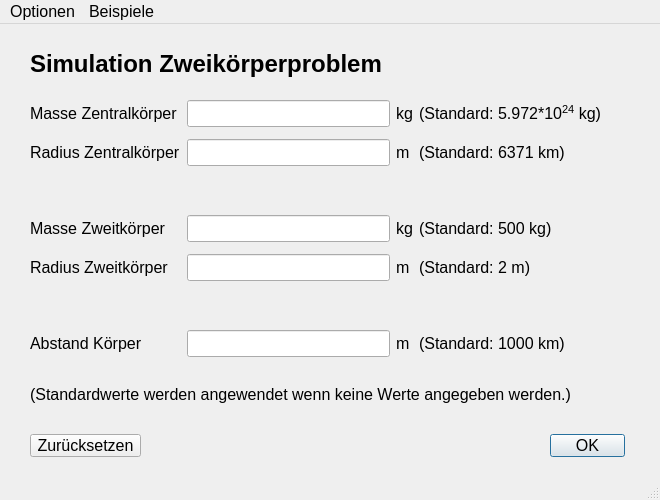
<?xml version="1.0" encoding="UTF-8"?>
<ui version="4.0">
 <class>EntryWindow</class>
 <widget class="QMainWindow" name="EntryWindow">
  <property name="geometry">
   <rect>
    <x>0</x>
    <y>0</y>
    <width>660</width>
    <height>500</height>
   </rect>
  </property>
  <property name="sizePolicy">
   <sizepolicy hsizetype="Expanding" vsizetype="Expanding">
    <horstretch>0</horstretch>
    <verstretch>0</verstretch>
   </sizepolicy>
  </property>
  <property name="minimumSize">
   <size>
    <width>660</width>
    <height>500</height>
   </size>
  </property>
  <property name="maximumSize">
   <size>
    <width>16777215</width>
    <height>16777215</height>
   </size>
  </property>
  <property name="font">
   <font>
    <pointsize>12</pointsize>
   </font>
  </property>
  <property name="windowTitle">
   <string>Eingabe</string>
  </property>
  <widget class="QWidget" name="centralwidget">
   <widget class="QLabel" name="label_13">
    <property name="geometry">
     <rect>
      <x>30</x>
      <y>360</y>
      <width>571</width>
      <height>21</height>
     </rect>
    </property>
    <property name="text">
     <string>&lt;html&gt;&lt;head/&gt;&lt;body&gt;&lt;p&gt;(Standardwerte werden angewendet wenn keine Werte angegeben werden.)&lt;/p&gt;&lt;/body&gt;&lt;/html&gt;</string>
    </property>
   </widget>
   <widget class="QLabel" name="label_17">
    <property name="geometry">
     <rect>
      <x>30</x>
      <y>20</y>
      <width>541</width>
      <height>41</height>
     </rect>
    </property>
    <property name="text">
     <string>&lt;html&gt;&lt;head/&gt;&lt;body&gt;&lt;p&gt;&lt;span style=&quot; font-size:18pt; font-weight:600;&quot;&gt;Simulation Zweikörperproblem&lt;/span&gt;&lt;/p&gt;&lt;/body&gt;&lt;/html&gt;</string>
    </property>
   </widget>
   <widget class="QPushButton" name="b_ok">
    <property name="geometry">
     <rect>
      <x>550</x>
      <y>410</y>
      <width>75</width>
      <height>23</height>
     </rect>
    </property>
    <property name="text">
     <string>OK</string>
    </property>
    <property name="default">
     <bool>true</bool>
    </property>
   </widget>
   <widget class="QPushButton" name="b_reset">
    <property name="geometry">
     <rect>
      <x>30</x>
      <y>410</y>
      <width>111</width>
      <height>23</height>
     </rect>
    </property>
    <property name="text">
     <string>Zurücksetzen</string>
    </property>
   </widget>
   <widget class="QWidget" name="gridLayoutWidget">
    <property name="geometry">
     <rect>
      <x>30</x>
      <y>70</y>
      <width>571</width>
      <height>271</height>
     </rect>
    </property>
    <layout class="QGridLayout" name="gridLayout">
     <item row="4" column="1">
      <widget class="QLineEdit" name="sat_radius"/>
     </item>
     <item row="0" column="2">
      <widget class="QLabel" name="label_6">
       <property name="text">
        <string>&lt;html&gt;&lt;head/&gt;&lt;body&gt;&lt;p&gt;kg&lt;/p&gt;&lt;/body&gt;&lt;/html&gt;</string>
       </property>
      </widget>
     </item>
     <item row="3" column="3">
      <widget class="QLabel" name="label_12">
       <property name="text">
        <string>&lt;html&gt;&lt;head/&gt;&lt;body&gt;&lt;p&gt;(Standard: 500 kg)&lt;/p&gt;&lt;/body&gt;&lt;/html&gt;</string>
       </property>
      </widget>
     </item>
     <item row="6" column="2">
      <widget class="QLabel" name="label_14">
       <property name="text">
        <string>&lt;html&gt;&lt;head/&gt;&lt;body&gt;&lt;p&gt;m&lt;/p&gt;&lt;/body&gt;&lt;/html&gt;</string>
       </property>
      </widget>
     </item>
     <item row="1" column="3">
      <widget class="QLabel" name="label_4">
       <property name="text">
        <string>&lt;html&gt;&lt;head/&gt;&lt;body&gt;&lt;p&gt;(Standard: 6371 km)&lt;/p&gt;&lt;/body&gt;&lt;/html&gt;</string>
       </property>
      </widget>
     </item>
     <item row="3" column="1">
      <widget class="QLineEdit" name="sat_mass"/>
     </item>
     <item row="1" column="0">
      <widget class="QLabel" name="label_3">
       <property name="text">
        <string>Radius Zentralkörper</string>
       </property>
      </widget>
     </item>
     <item row="6" column="0">
      <widget class="QLabel" name="label_16">
       <property name="text">
        <string>Abstand Körper</string>
       </property>
      </widget>
     </item>
     <item row="3" column="0">
      <widget class="QLabel" name="label_2">
       <property name="text">
        <string>Masse Zweitkörper</string>
       </property>
      </widget>
     </item>
     <item row="0" column="0">
      <widget class="QLabel" name="label">
       <property name="text">
        <string>Masse Zentralkörper</string>
       </property>
      </widget>
     </item>
     <item row="4" column="2">
      <widget class="QLabel" name="label_7">
       <property name="text">
        <string>&lt;html&gt;&lt;head/&gt;&lt;body&gt;&lt;p&gt;m&lt;/p&gt;&lt;/body&gt;&lt;/html&gt;</string>
       </property>
      </widget>
     </item>
     <item row="1" column="2">
      <widget class="QLabel" name="label_11">
       <property name="text">
        <string>&lt;html&gt;&lt;head/&gt;&lt;body&gt;&lt;p&gt;m&lt;/p&gt;&lt;/body&gt;&lt;/html&gt;</string>
       </property>
      </widget>
     </item>
     <item row="3" column="2">
      <widget class="QLabel" name="label_10">
       <property name="text">
        <string>&lt;html&gt;&lt;head/&gt;&lt;body&gt;&lt;p&gt;kg&lt;/p&gt;&lt;/body&gt;&lt;/html&gt;</string>
       </property>
      </widget>
     </item>
     <item row="4" column="3">
      <widget class="QLabel" name="label_9">
       <property name="text">
        <string>&lt;html&gt;&lt;head/&gt;&lt;body&gt;&lt;p&gt;(Standard: 2 m)&lt;/p&gt;&lt;/body&gt;&lt;/html&gt;</string>
       </property>
      </widget>
     </item>
     <item row="0" column="1">
      <widget class="QLineEdit" name="central_mass"/>
     </item>
     <item row="5" column="1">
      <widget class="QLineEdit" name="placeholder2">
       <property name="enabled">
        <bool>false</bool>
       </property>
       <property name="frame">
        <bool>false</bool>
       </property>
      </widget>
     </item>
     <item row="4" column="0">
      <widget class="QLabel" name="label_8">
       <property name="text">
        <string>Radius Zweitkörper</string>
       </property>
      </widget>
     </item>
     <item row="2" column="1">
      <widget class="QLineEdit" name="placeholder1">
       <property name="enabled">
        <bool>false</bool>
       </property>
       <property name="frame">
        <bool>false</bool>
       </property>
      </widget>
     </item>
     <item row="1" column="1">
      <widget class="QLineEdit" name="central_radius"/>
     </item>
     <item row="6" column="1">
      <widget class="QLineEdit" name="distance">
       <property name="sizePolicy">
        <sizepolicy hsizetype="Expanding" vsizetype="Fixed">
         <horstretch>0</horstretch>
         <verstretch>0</verstretch>
        </sizepolicy>
       </property>
      </widget>
     </item>
     <item row="0" column="3">
      <widget class="QLabel" name="label_5">
       <property name="text">
        <string>&lt;html&gt;&lt;head/&gt;&lt;body&gt;&lt;p&gt;(Standard: 5.972*10&lt;span style=&quot; vertical-align:super;&quot;&gt;24&lt;/span&gt; kg)&lt;/p&gt;&lt;/body&gt;&lt;/html&gt;</string>
       </property>
      </widget>
     </item>
     <item row="6" column="3">
      <widget class="QLabel" name="label_15">
       <property name="text">
        <string>&lt;html&gt;&lt;head/&gt;&lt;body&gt;&lt;p&gt;(Standard: 1000 km)&lt;/p&gt;&lt;/body&gt;&lt;/html&gt;</string>
       </property>
      </widget>
     </item>
    </layout>
   </widget>
  </widget>
  <widget class="QMenuBar" name="menubar">
   <property name="geometry">
    <rect>
     <x>0</x>
     <y>0</y>
     <width>660</width>
     <height>24</height>
    </rect>
   </property>
   <widget class="QMenu" name="menuOptionen">
    <property name="title">
     <string>Optionen</string>
    </property>
    <addaction name="actionEinstellungen"/>
   </widget>
   <widget class="QMenu" name="menuBeispiele">
    <property name="title">
     <string>Beispiele</string>
    </property>
    <addaction name="actionListe_mit_Voreinstellungen"/>
   </widget>
   <addaction name="menuOptionen"/>
   <addaction name="menuBeispiele"/>
  </widget>
  <widget class="QStatusBar" name="statusbar"/>
  <action name="actionEinstellungen">
   <property name="text">
    <string>Einstellungen...</string>
   </property>
  </action>
  <action name="actionListe_mit_Voreinstellungen">
   <property name="text">
    <string>Liste mit Voreinstellungen...</string>
   </property>
  </action>
  <action name="actionVerlassen">
   <property name="text">
    <string>Verlassen</string>
   </property>
   <property name="shortcut">
    <string>Ctrl+Q</string>
   </property>
  </action>
 </widget>
 <tabstops>
  <tabstop>b_ok</tabstop>
  <tabstop>b_reset</tabstop>
  <tabstop>central_mass</tabstop>
  <tabstop>central_radius</tabstop>
  <tabstop>placeholder1</tabstop>
  <tabstop>sat_mass</tabstop>
  <tabstop>sat_radius</tabstop>
  <tabstop>placeholder2</tabstop>
  <tabstop>distance</tabstop>
 </tabstops>
 <resources/>
 <connections/>
</ui>
